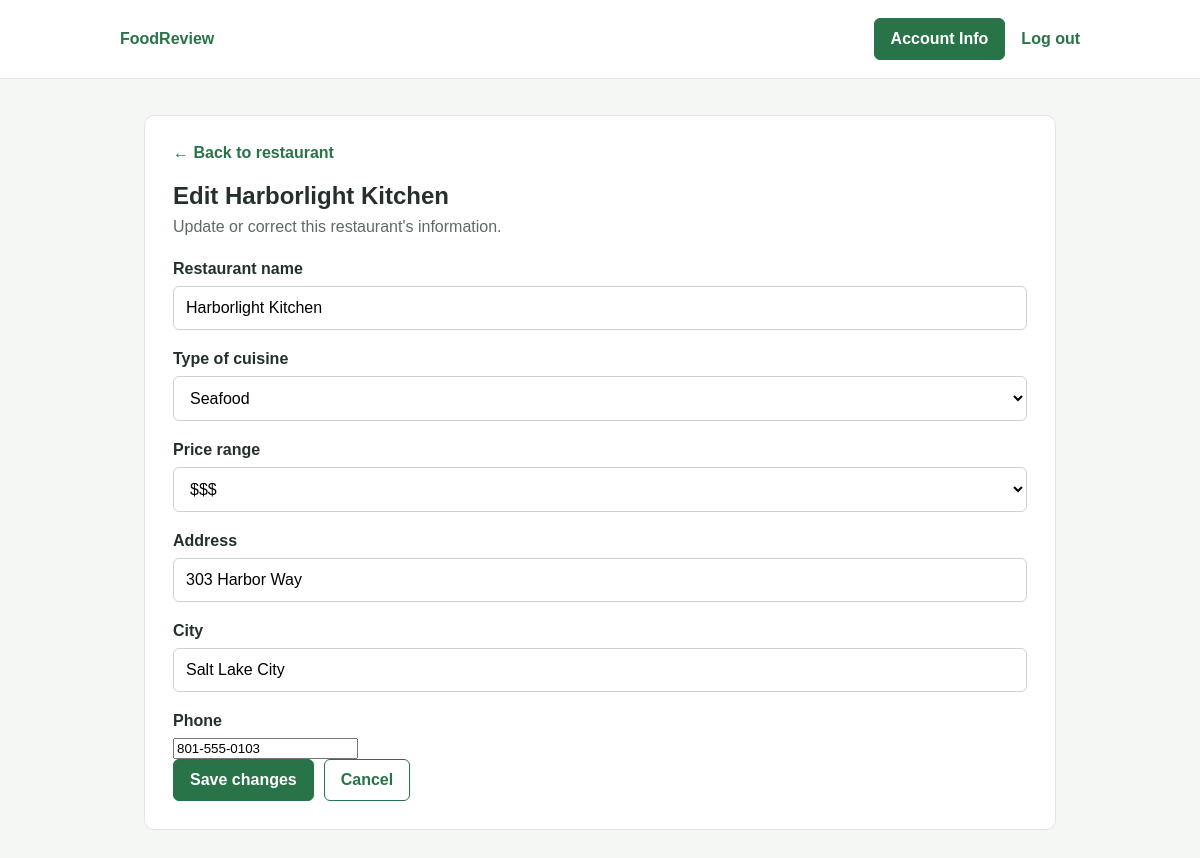
Page /restaurant-edit.php?restaurant=3 (signed in) on the committed database.
### tables this page shows
CREATE TABLE restaurants (
    restaurant_id INTEGER PRIMARY KEY,
    owner_user_id INTEGER NOT NULL,
    name VARCHAR(255) NOT NULL,
    cuisine_type VARCHAR(100) NOT NULL,
    price_range VARCHAR(50) NOT NULL CHECK (price_range IN ('$', '$$', '$$$', '$$$$')),
    address VARCHAR(255) NOT NULL,
    city VARCHAR(100) NOT NULL,
    phone VARCHAR(30) NOT NULL,
    avg_rating DECIMAL(3, 2),
    created_at TIMESTAMP NOT NULL DEFAULT CURRENT_TIMESTAMP,
    FOREIGN KEY (owner_user_id) REFERENCES users (user_id)
);

### includes/db.php (called while the page is built, shortened)
<?php
function db(): PDO
{
    static $pdo = null;
    if ($pdo === null) {
        $path = __DIR__ . '/../database/restaurants.db';
        $pdo = new PDO('sqlite:' . $path);
        $pdo->setAttribute(PDO::ATTR_ERRMODE, PDO::ERRMODE_EXCEPTION);
        $pdo->setAttribute(PDO::ATTR_DEFAULT_FETCH_MODE, PDO::FETCH_ASSOC);
        $pdo->exec('PRAGMA foreign_keys = ON');
    }
    return $pdo;
}
function parseId($value): ?int
{
    $id = filter_var($value, FILTER_VALIDATE_INT, ['options' => ['min_range' => 1]]);
    return $id === false ? null : $id;
}

### includes/restaurants.php (called while the page is built, shortened)
<?php
require_once __DIR__ . '/db.php';
$cuisineOptions = ['Italian', 'Mexican', 'Seafood', 'Brunch', 'Noodles', 'American', 'Asian', 'Other'];
$priceRangeOptions = ['$', '$$', '$$$', '$$$$'];
function getRestaurant(int $restaurantId): ?array
{
    $statement = db()->prepare(RESTAURANT_SELECT . ' WHERE r.restaurant_id = ?');
    $statement->execute([$restaurantId]);
    return $statement->fetch() ?: null;
}

### restaurant-edit.php (the view, shortened to what this page needs)
<?php
require_once 'includes/restaurants.php';
$restaurantId = parseId($_GET['restaurant'] ?? null);
$restaurant = $restaurantId === null ? null : getRestaurant($restaurantId);
?>
<!DOCTYPE html>
<html lang="en">
<head>
    <link rel="stylesheet" href="css/styles.css">
</head>
<body>
    <?php require_once 'includes/header.php'; ?>
    <main>
        <section class="restaurant-details">
            <?php if ($restaurant === null): ?>
                <h1>Restaurant not found</h1>
                <p class="intro">Choose a restaurant from the list to edit its information.</p>
                <a class="details-button" href="restaurant-list.php">Back to restaurants</a>
            <?php else: ?>
                <?php $detailsUrl = 'restaurant-details.php?restaurant=' . $restaurantId; ?>
                <a class="back-link" href="<?= htmlspecialchars($detailsUrl, ENT_QUOTES, 'UTF-8') ?>">← Back to restaurant</a>
                <h1>Edit <?= htmlspecialchars($restaurant['name'], ENT_QUOTES, 'UTF-8') ?></h1>
                <p class="intro">Update or correct this restaurant's information.</p>
                <form class="crud-form" method="post" action="">
                    <label for="name">Restaurant name</label>
                    <input type="text" id="name" name="name" value="<?= htmlspecialchars($restaurant['name'], ENT_QUOTES, 'UTF-8') ?>" required>
                    <label for="cuisine">Type of cuisine</label>
                    <select id="cuisine" name="cuisine" required>
                        <?php foreach ($cuisineOptions as $cuisine): ?>
                            <option value="<?= htmlspecialchars($cuisine, ENT_QUOTES, 'UTF-8') ?>"<?= $cuisine === $restaurant['cuisine'] ? ' selected' : '' ?>><?= htmlspecialchars($cuisine, ENT_QUOTES, 'UTF-8') ?></option>
                        <?php endforeach; ?>
                    </select>
                    <label for="price-range">Price range</label>
                    <select id="price-range" name="price_range" required>
                        <?php foreach ($priceRangeOptions as $priceRange): ?>
                            <option value="<?= htmlspecialchars($priceRange, ENT_QUOTES, 'UTF-8') ?>"<?= $priceRange === $restaurant['price_range'] ? ' selected' : '' ?>><?= htmlspecialchars($priceRange, ENT_QUOTES, 'UTF-8') ?></option>
                        <?php endforeach; ?>
                    </select>
                    <label for="address">Address</label>
                    <input type="text" id="address" name="address" value="<?= htmlspecialchars($restaurant['address'], ENT_QUOTES, 'UTF-8') ?>" required>
                    <label for="city">City</label>
                    <input type="text" id="city" name="city" value="<?= htmlspecialchars($restaurant['city'], ENT_QUOTES, 'UTF-8') ?>" required>
                    <label for="phone">Phone</label>
                    <input type="tel" id="phone" name="phone" value="<?= htmlspecialchars($restaurant['phone'], ENT_QUOTES, 'UTF-8') ?>" required>
                    <div class="page-actions">
                        <button class="follow-button" type="button">Save changes</button>
                        <a class="secondary-button" href="<?= htmlspecialchars($detailsUrl, ENT_QUOTES, 'UTF-8') ?>">Cancel</a>
                    </div>
                </form>
            <?php endif; ?>
        </section>
    </main>
</body>
</html>

### css/styles.css (style rules this page uses)
* { box-sizing: border-box; }
body { background: #f5f7f4; color: #23312a; font-family: Arial, sans-serif; margin: 0; }
main { margin: 0 auto; max-width: 960px; padding: 36px 24px; }
h1 { margin: 0 0 8px; }
.intro { color: #5c6b62; margin: 0 0 24px; }
.back-link { color: #287348; display: inline-block; font-weight: 600; margin-bottom: 20px; text-decoration: none; }
.details-button, .account-button, .follow-button, .secondary-button, .danger-button { border: 1px solid transparent; border-radius: 6px; cursor: pointer; display: inline-block; font: inherit; font-weight: 600; padding: 11px 16px; text-align: center; text-decoration: none; }
.details-button, .account-button, .follow-button { background: #287348; border-color: #287348; color: #fff; }
.secondary-button { background: #fff; border-color: #287348; color: #287348; }
.page-actions { align-items: center; display: flex; flex-wrap: wrap; gap: 10px; }
.restaurant-details { background: #fff; border: 1px solid #e1e8e2; border-radius: 10px; padding: 28px; }
.crud-form > label, .star-input legend { display: block; font-weight: 600; margin-bottom: 8px; }
.crud-form input[type="text"], .crud-form select, .crud-form textarea { background: #fff; border: 1px solid #cbd5ce; border-radius: 6px; display: block; font: inherit; margin-bottom: 20px; padding: 12px; width: 100%; }

### rows in the picture
restaurants: name "Harborlight Kitchen", cuisine "Seafood", price_range "$$$", address "303 Harbor Way", city "Salt Lake City", phone "801-555-0103"
